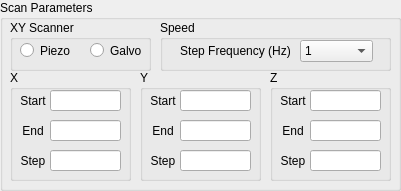
   <widget class="QGroupBox" name="gbScan">
    <property name="geometry">
     <rect>
      <x>170</x>
      <y>410</y>
      <width>401</width>
      <height>191</height>
     </rect>
    </property>
    <property name="title">
     <string>Scan Parameters</string>
    </property>
    <widget class="QGroupBox" name="gbX">
     <property name="geometry">
      <rect>
       <x>10</x>
       <y>70</y>
       <width>121</width>
       <height>111</height>
      </rect>
     </property>
     <property name="title">
      <string>X</string>
     </property>
     <widget class="QLineEdit" name="txtStepX">
      <property name="geometry">
       <rect>
        <x>40</x>
        <y>80</y>
        <width>71</width>
        <height>21</height>
       </rect>
      </property>
     </widget>
     <widget class="QLabel" name="label">
      <property name="geometry">
       <rect>
        <x>0</x>
        <y>21</y>
        <width>46</width>
        <height>20</height>
       </rect>
      </property>
      <property name="text">
       <string>Start</string>
      </property>
      <property name="alignment">
       <set>Qt::AlignCenter</set>
      </property>
     </widget>
     <widget class="QLineEdit" name="txtStartX">
      <property name="geometry">
       <rect>
        <x>40</x>
        <y>20</y>
        <width>71</width>
        <height>21</height>
       </rect>
      </property>
     </widget>
     <widget class="QLabel" name="label_4">
      <property name="geometry">
       <rect>
        <x>0</x>
        <y>81</y>
        <width>46</width>
        <height>20</height>
       </rect>
      </property>
      <property name="text">
       <string>Step</string>
      </property>
      <property name="alignment">
       <set>Qt::AlignCenter</set>
      </property>
     </widget>
     <widget class="QLabel" name="label_3">
      <property name="geometry">
       <rect>
        <x>0</x>
        <y>51</y>
        <width>46</width>
        <height>20</height>
       </rect>
      </property>
      <property name="text">
       <string>End</string>
      </property>
      <property name="alignment">
       <set>Qt::AlignCenter</set>
      </property>
     </widget>
     <widget class="QLineEdit" name="txtEndX">
      <property name="geometry">
       <rect>
        <x>40</x>
        <y>50</y>
        <width>71</width>
        <height>21</height>
       </rect>
      </property>
     </widget>
    </widget>
    <widget class="QGroupBox" name="gbY">
     <property name="geometry">
      <rect>
       <x>140</x>
       <y>70</y>
       <width>121</width>
       <height>111</height>
      </rect>
     </property>
     <property name="title">
      <string>Y</string>
     </property>
     <widget class="QLineEdit" name="txtStepY">
      <property name="geometry">
       <rect>
        <x>40</x>
        <y>80</y>
        <width>71</width>
        <height>21</height>
       </rect>
      </property>
     </widget>
     <widget class="QLabel" name="label_5">
      <property name="geometry">
       <rect>
        <x>0</x>
        <y>21</y>
        <width>46</width>
        <height>20</height>
       </rect>
      </property>
      <property name="text">
       <string>Start</string>
      </property>
      <property name="alignment">
       <set>Qt::AlignCenter</set>
      </property>
     </widget>
     <widget class="QLineEdit" name="txtStartY">
      <property name="geometry">
       <rect>
        <x>40</x>
        <y>20</y>
        <width>71</width>
        <height>21</height>
       </rect>
      </property>
     </widget>
     <widget class="QLabel" name="label_6">
      <property name="geometry">
       <rect>
        <x>0</x>
        <y>81</y>
        <width>46</width>
        <height>20</height>
       </rect>
      </property>
      <property name="text">
       <string>Step</string>
      </property>
      <property name="alignment">
       <set>Qt::AlignCenter</set>
      </property>
     </widget>
     <widget class="QLabel" name="label_7">
      <property name="geometry">
       <rect>
        <x>0</x>
        <y>51</y>
        <width>46</width>
        <height>20</height>
       </rect>
      </property>
      <property name="text">
       <string>End</string>
      </property>
      <property name="alignment">
       <set>Qt::AlignCenter</set>
      </property>
     </widget>
     <widget class="QLineEdit" name="txtEndY">
      <property name="geometry">
       <rect>
        <x>40</x>
        <y>50</y>
        <width>71</width>
        <height>21</height>
       </rect>
      </property>
     </widget>
    </widget>
    <widget class="QGroupBox" name="gbZ_2">
     <property name="geometry">
      <rect>
       <x>270</x>
       <y>70</y>
       <width>121</width>
       <height>111</height>
      </rect>
     </property>
     <property name="title">
      <string>Z</string>
     </property>
     <widget class="QLineEdit" name="txtStepZ">
      <property name="geometry">
       <rect>
        <x>40</x>
        <y>80</y>
        <width>71</width>
        <height>21</height>
       </rect>
      </property>
     </widget>
     <widget class="QLabel" name="label_24">
      <property name="geometry">
       <rect>
        <x>0</x>
        <y>21</y>
        <width>46</width>
        <height>20</height>
       </rect>
      </property>
      <property name="text">
       <string>Start</string>
      </property>
      <property name="alignment">
       <set>Qt::AlignCenter</set>
      </property>
     </widget>
     <widget class="QLineEdit" name="txtStartZ">
      <property name="geometry">
       <rect>
        <x>40</x>
        <y>20</y>
        <width>71</width>
        <height>21</height>
       </rect>
      </property>
     </widget>
     <widget class="QLabel" name="label_25">
      <property name="geometry">
       <rect>
        <x>0</x>
        <y>81</y>
        <width>46</width>
        <height>20</height>
       </rect>
      </property>
      <property name="text">
       <string>Step</string>
      </property>
      <property name="alignment">
       <set>Qt::AlignCenter</set>
      </property>
     </widget>
     <widget class="QLabel" name="label_26">
      <property name="geometry">
       <rect>
        <x>0</x>
        <y>51</y>
        <width>46</width>
        <height>20</height>
       </rect>
      </property>
      <property name="text">
       <string>End</string>
      </property>
      <property name="alignment">
       <set>Qt::AlignCenter</set>
      </property>
     </widget>
     <widget class="QLineEdit" name="txtEndZ">
      <property name="geometry">
       <rect>
        <x>40</x>
        <y>50</y>
        <width>71</width>
        <height>21</height>
       </rect>
      </property>
     </widget>
    </widget>
    <widget class="QGroupBox" name="gbSpeed">
     <property name="geometry">
      <rect>
       <x>160</x>
       <y>20</y>
       <width>231</width>
       <height>51</height>
      </rect>
     </property>
     <property name="title">
      <string>Speed</string>
     </property>
     <widget class="QLabel" name="label_16">
      <property name="geometry">
       <rect>
        <x>10</x>
        <y>20</y>
        <width>131</width>
        <height>21</height>
       </rect>
      </property>
      <property name="text">
       <string>Step Frequency (Hz)</string>
      </property>
      <property name="alignment">
       <set>Qt::AlignCenter</set>
      </property>
     </widget>
     <widget class="QComboBox" name="cbFreq">
      <property name="geometry">
       <rect>
        <x>140</x>
        <y>20</y>
        <width>73</width>
        <height>22</height>
       </rect>
      </property>
      <item>
       <property name="text">
        <string>1</string>
       </property>
      </item>
      <item>
       <property name="text">
        <string>2</string>
       </property>
      </item>
      <item>
       <property name="text">
        <string>5</string>
       </property>
      </item>
      <item>
       <property name="text">
        <string>10</string>
       </property>
      </item>
      <item>
       <property name="text">
        <string>20</string>
       </property>
      </item>
      <item>
       <property name="text">
        <string>50</string>
       </property>
      </item>
      <item>
       <property name="text">
        <string>100</string>
       </property>
      </item>
      <item>
       <property name="text">
        <string>200</string>
       </property>
      </item>
     </widget>
    </widget>
    <widget class="QGroupBox" name="gbXYScanner">
     <property name="geometry">
      <rect>
       <x>10</x>
       <y>20</y>
       <width>141</width>
       <height>51</height>
      </rect>
     </property>
     <property name="title">
      <string>XY Scanner</string>
     </property>
     <widget class="QRadioButton" name="rbGalvo">
      <property name="geometry">
       <rect>
        <x>80</x>
        <y>20</y>
        <width>61</width>
        <height>21</height>
       </rect>
      </property>
      <property name="text">
       <string>Galvo</string>
      </property>
     </widget>
     <widget class="QRadioButton" name="rbPiezo">
      <property name="geometry">
       <rect>
        <x>10</x>
        <y>20</y>
        <width>61</width>
        <height>21</height>
       </rect>
      </property>
      <property name="text">
       <string>Piezo</string>
      </property>
     </widget>
    </widget>
   </widget>
